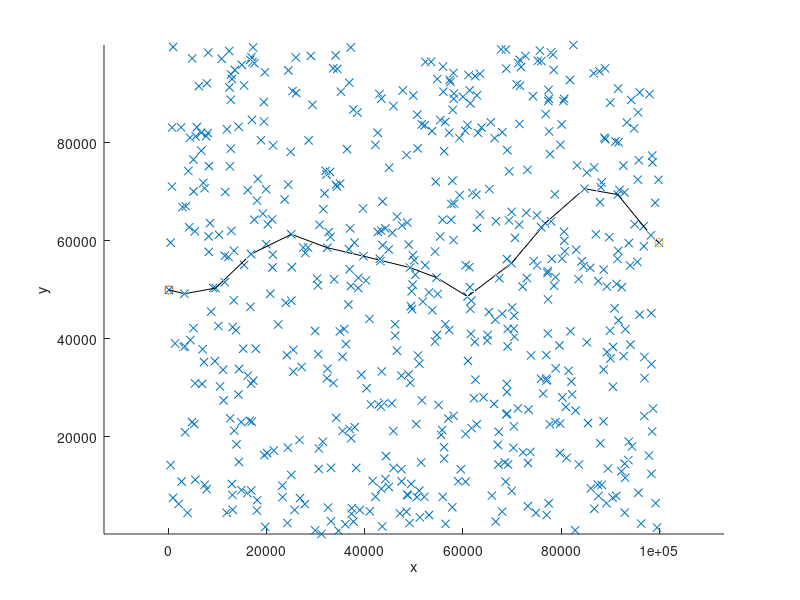

The MATLAB script that drew this image:
clear all;clc;
% load and clean data
% data_origin = xlsread('??1????1-??.xlsx');
% data_origin = xlsread('??2????2-??.xlsx');
% save data_set1 data_origin
% save data_set2 data_origin

load('data_set1');
% load('data_set2');
params1 = [25, 15, 20, 25, 30, 0.001];
% params1 = [20, 10, 15, 20, 20, 0.001];
params = params1;
% params = params2;
alpha1=params(1);alpha2=params(2);beta1=params(3);beta2=params(4);theta=params(5);delta=params(6);

%%
% data = data_origin(1:10,:);
data = data_origin;

data_num = size(data,1);
data(:,7) = zeros(data_num, 1); % add error_horizontal
data(:,8) = zeros(data_num, 1); % add error_vertical
data(:,9)=inf(data_num, 1); % add min distance from A to here
data(:,10) = NaN(data_num,1); % initialize previous node
data(1,9) =0;
A = data(1,:);

% data(1, :) = []; % delete start point

B = data(end,:);

%%

% initialize
S = []; % a set, includes all points, whoes min_distance was found
T = data(:,1)'; % a set, includes all points, whose min_distance was not found

while ~isempty(T)
    
    data_tmp = data(T+1,:);
    [~, hh ]= min(data_tmp(:,9));
    current=data_tmp(hh,:);
    T(find(T==data_tmp(hh,1))) = []; % remove node with min distance to Start from T
    S = [S data_tmp(hh,1)]; % add the
    
    %     reminder = 0;
    for i=1:length(T)
        %         if i==503
        % %             pause(1);
        %         end
        
        % space distance btw. 2 points
        dist = pdist([current(2:4); data(T(i)+1, 2:4)], 'euclidean');
        
        % compute vertical and horizontal error
        if data(T(i)+1,10)>=0 && data(T(i)+1,10)<=data_num % not NaN
            err_h = data(data(T(i)+1,10)+1,7) + dist*delta;
            err_v = data(data(T(i)+1,10)+1,8) + dist*delta;
            dist_path = data(data(T(i)+1,10)+1,9) + dist; % ?????????+????
            
            %             err_h = current(7) + dist*delta;
            %             err_v = current(8) + dist*delta;
            %             dist_path = current(9) + dist; % ?????????+????
        else
            err_h=dist*delta;
            err_v=dist*delta;
            dist_path = dist;
        end
        
        % clear horizontal error
        if err_h<beta1 && err_v<beta2 && data(T(i)+1,5)==0 && dist_path<data(T(i)+1, 9)
            data(T(i)+1,9) = dist_path; % update min_dist
            data(T(i)+1,10) = current(1); % update previous node
            data(T(i)+1,7)=0;
            data(T(i)+1,8)=err_v;
            %             reminder =1;
        end
        
        % clear verical  error
        if err_h<alpha1 && err_v<alpha2 && data(T(i)+1,5)==1 && dist_path<data(T(i)+1,9)
            data(T(i)+1,9) = dist_path; % update min_dist
            data(T(i)+1,10) = current(1); % update previous node
            data(T(i)+1,7)=err_h;
            data(T(i)+1,8)=0;
            %             reminder =1;
        end
        
        % check if end point arrived
        if T(i)==data(end,1) && err_v<theta && err_h<theta && dist_path<data(T(i)+1,9)
            data(T(i)+1,9) = dist_path; % update min_dist
            data(T(i)+1,10) = current(1); % update previous node
            data(T(i)+1,7)=err_h;
            data(T(i)+1,8)=err_v;
            %             reminder =1;
        end
        
    end
    
    
    if data_tmp(hh)==data(end,1)
        disp('got it:');
        break;
    end
    
end

%% generate path
path=[data_num-1]; % end point
dat = data(2:end,:);
m=size(dat,1);
while m~=0
    m=dat(m,10);
    path=[path m];
end
path

%% plot results
figure;hold on;
scatter3(data(:,2),data(:,3),data(:,4),'x');
scatter3(data(1,2),data(1,3),data(1,4),'ro');
scatter3(data(end,2),data(end,3),data(end,4),'ro');
path=path(1:end-1);
plot3(dat(path,2),dat(path,3),dat(path,4), 'k')
plot3([data(1,2) dat(path(end),2)],[data(1,3) dat(path(end),3)],[data(1,4) dat(path(end),4)], 'k')
axis equal
xlabel('x');ylabel('y');zlabel('z');
%%
%
% % searchPath
% dat = data(2:end,:);
% searchPath(dat,size(dat,1));
%
% function searchPath(dat, n)
% m = dat(n,10);
% %     PATH= [PATH m];
% disp([num2str(m)])
% if m~=0
%     searchPath(dat, dat(n,10));
% end
%
% end



